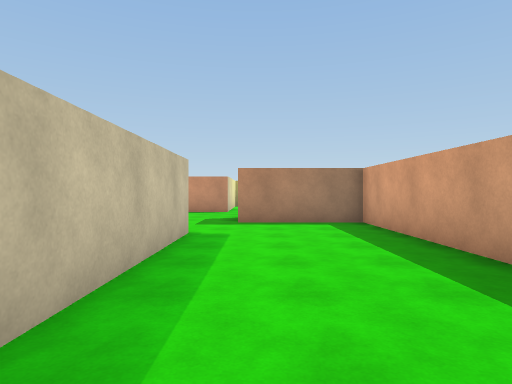
View 1 (above)

24 first-person views from a walk through a Unity game level. The camera is 1.4 m above the floor, looks level and sees 75° across. The floor is counted in squares, 2 m on a side. Each view is taken from the middle of a square. On the plan, view 1 faces up. The plan holds only what a view shows up to about 10 squares ahead; the rest is blank. The player is left out. Some surface patterns are stand-ins.

View 2
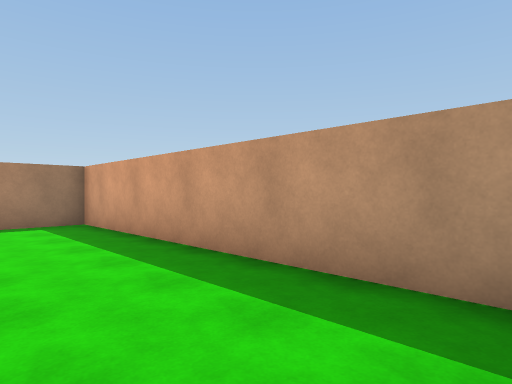

View 3
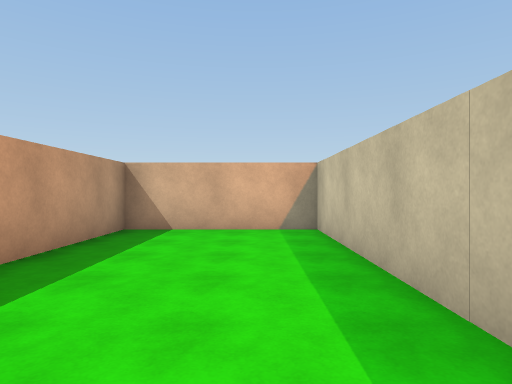

View 4
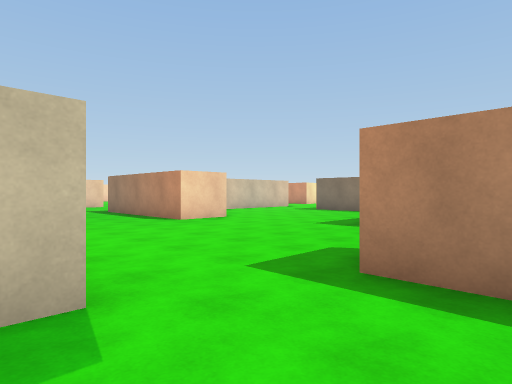

View 5
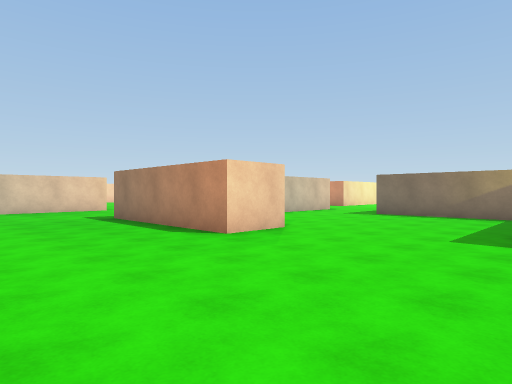

View 6
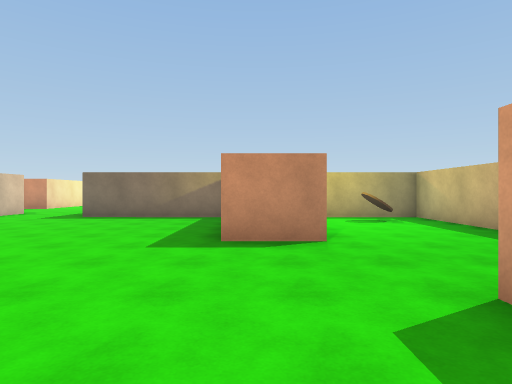

View 7
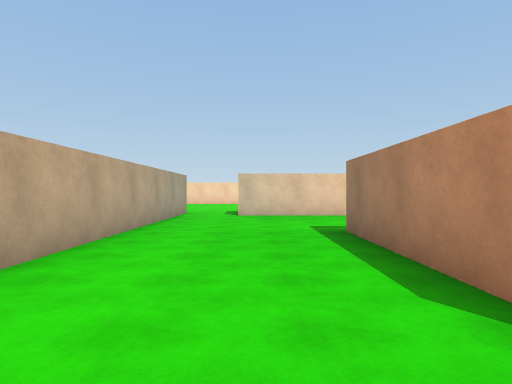

View 8
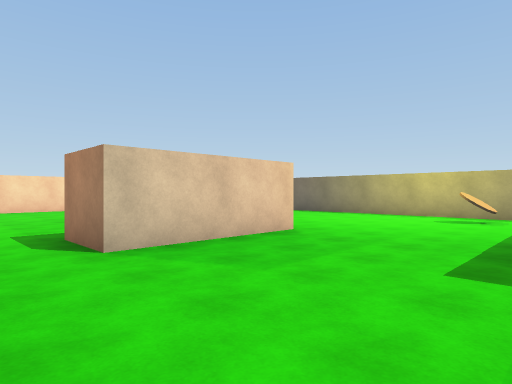

View 9
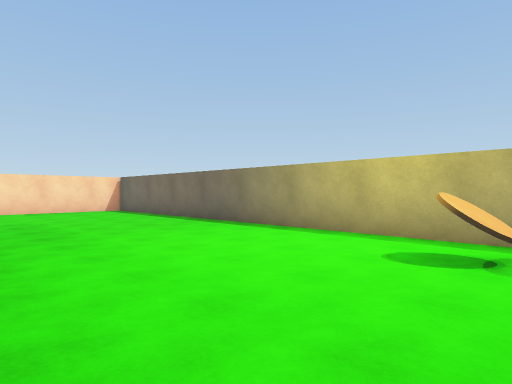

View 10
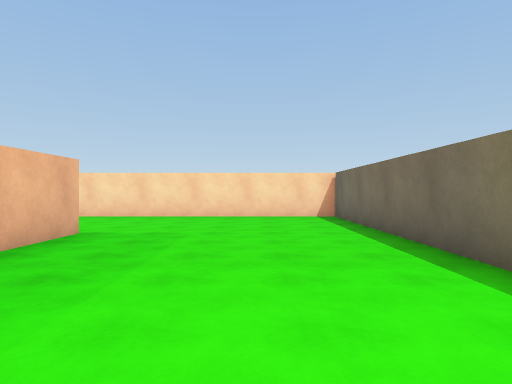

View 11
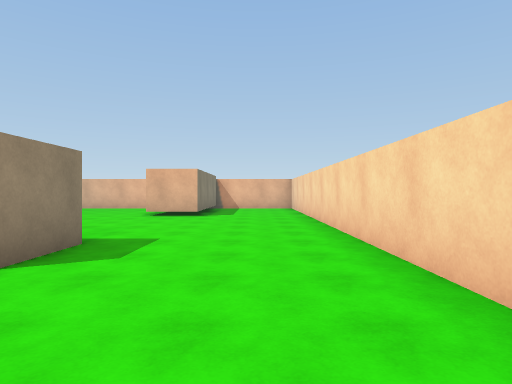

View 12
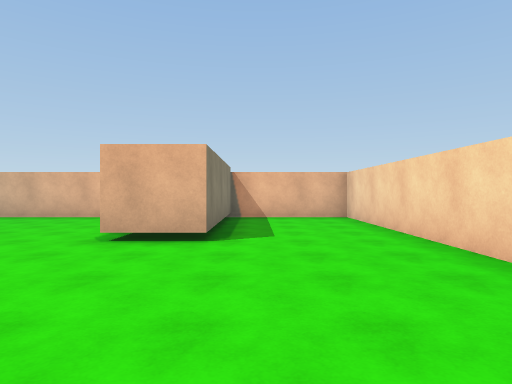

View 13
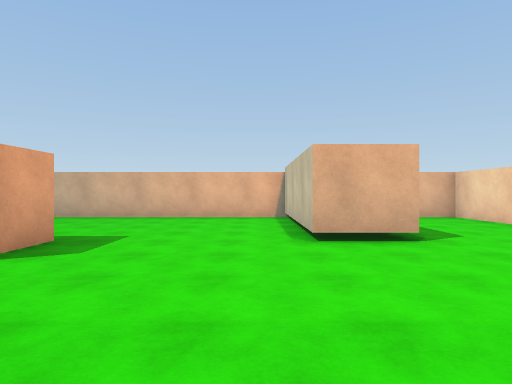

View 14
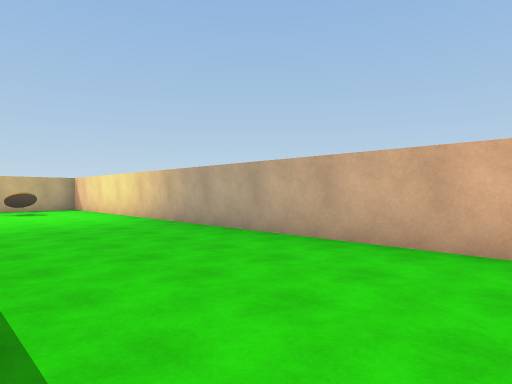

View 15
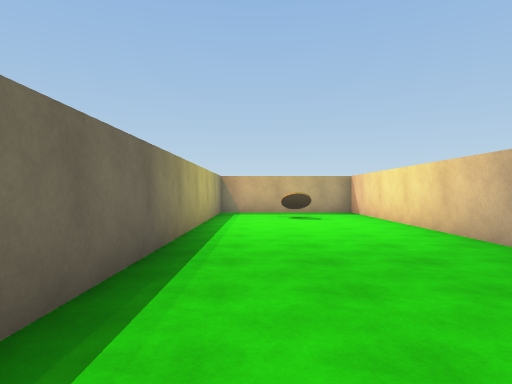

View 16
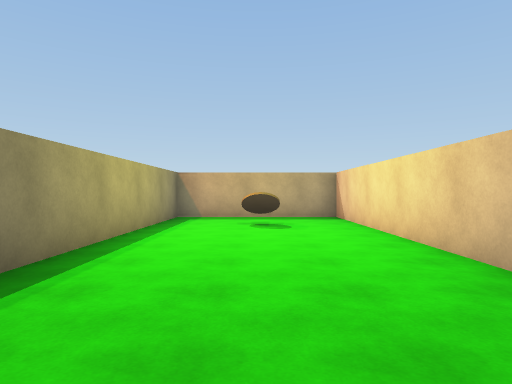

View 17
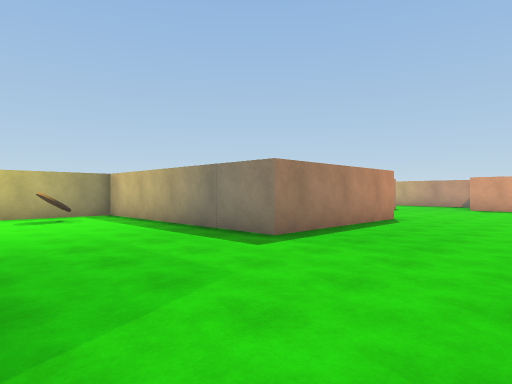

View 18
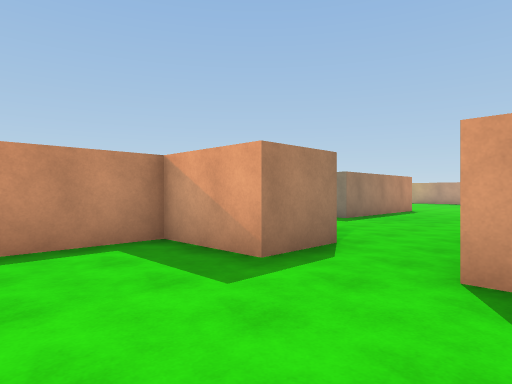

View 19
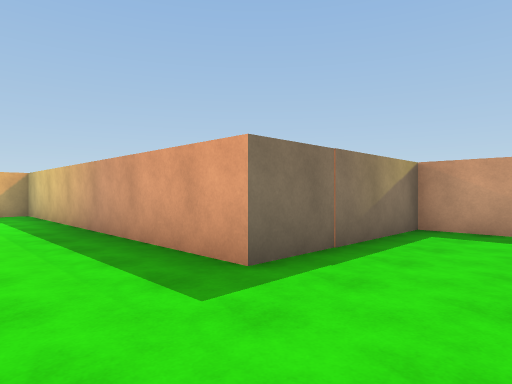

View 20
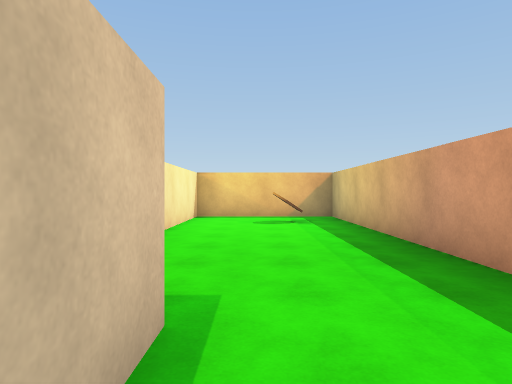

View 21
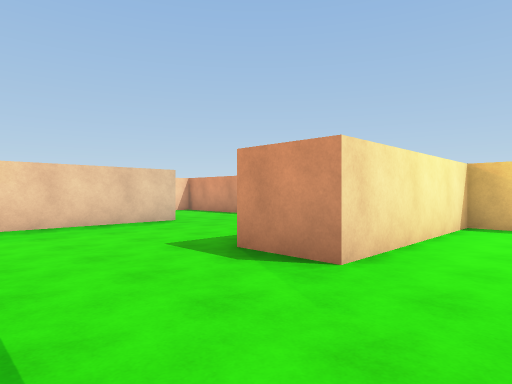

View 22
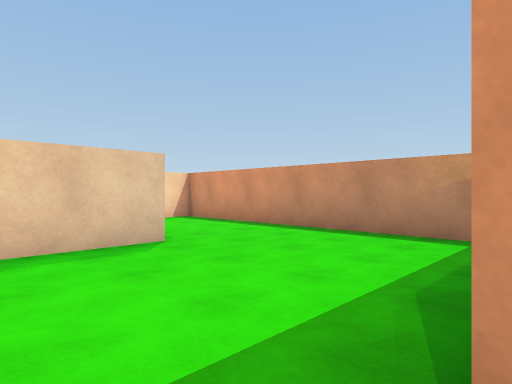

View 23
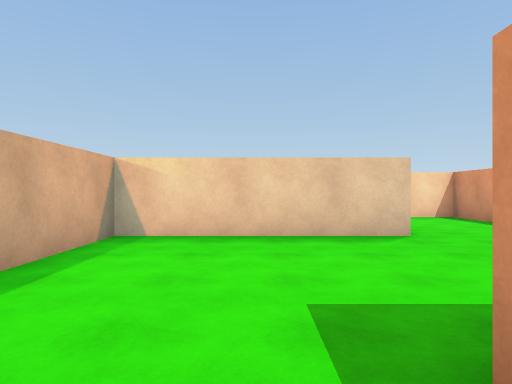

View 24
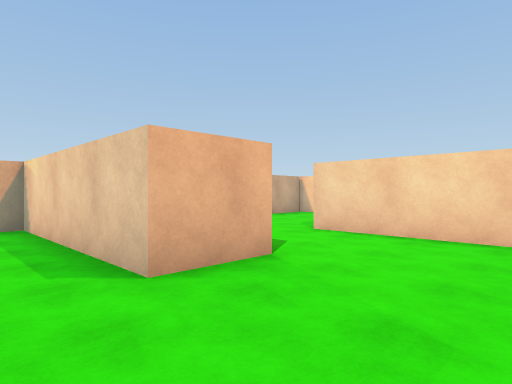

### Floor plan
Points are (right, up) in squares from view 1. A wall is a line through its corners. A room is listed if a view was taken in it or the views show most of it. See-through windows are left out.
Room 1 (views 1, 2, 3, 4)
walls: (-1.2, 5.8) (-1.2, -0.3) (2.5, -0.3) (2.5, 7.7) (-0.5, 7.7)
ways out: opening at (-1, 6.5) to room 2
Room 2 (views 5, 6, 7, 8, 9, 10, 11, 12, 13, 14, 15, 16, 17, 18, 19, 20, 21, 22, 23, 24)
walls: (-14.9, 11) (-14.9, 7.5) (-16.4, 7.5) (-16.4, 9.6) (-18.5, 9.6); (-9.5, 17.8) (-9.5, 16.6); (-6.3, 11.1) (-6.3, 9.6) (-11, 9.6) (-11, 16.3) (-24.5, 16.3) (-24.5, -0.3) (-21.3, -0.3) (-21.3, 4.3) (-19.8, 4.3) (-19.8, -0.3) (-2.8, -0.3); (-15, 5.7) (-8, 5.7); (-20.7, 9.5) (-20.7, 11) (-18.9, 11); (-16.1, 4.1) (-16.1, 5.8); (-2.5, 14.8) (-2.5, 16.3) (-6.8, 16.3) (-6.8, 25.5) (-10.7, 25.5) (-10.7, 20.8) (-12.2, 20.8); (-17.9, 22.5) (-16.3, 22.5) (-16.3, 17.8) (-13.9, 17.8); (-0.9, 11.7) (-2.5, 11.7); (-13.1, 25.5) (-20.3, 25.5) (-20.3, 21.2); (2.5, 13.1) (2.5, 16.3) (-0.1, 16.3); (-2.5, -0.4) (-2.5, 4.2) (-12.5, 4.2)
ways out: opening at (-1, 6.5) to room 1
objects: other object (-13, 15); other object (-8, 24); other object (-5, 2); other object (1, 15)

Positions as (right, up) in squares from view 1, and headings:
1: (0, 0), facing up
2: (0, 0), facing up-right
3: (0, 6), facing down
4: (1, 5), facing up-left
5: (-2, 6), facing up-left
6: (-2, 7), facing up
7: (-5, 8), facing left
8: (-11, 6), facing up-left
9: (-12, 11), facing up-left
10: (-15, 14), facing left
11: (-23, 14), facing down
12: (-22, 9), facing down
13: (-19, 9), facing down
14: (-17, 4), facing down-right
15: (-14, 3), facing right
16: (-12, 2), facing right
17: (-15, 6), facing up-right
18: (-19, 5), facing up-right
19: (-9, 14), facing up-right
20: (-9, 16), facing up
21: (-9, 18), facing up-left
22: (-12, 20), facing up-left
23: (-11, 20), facing left
24: (-15, 25), facing down-left
